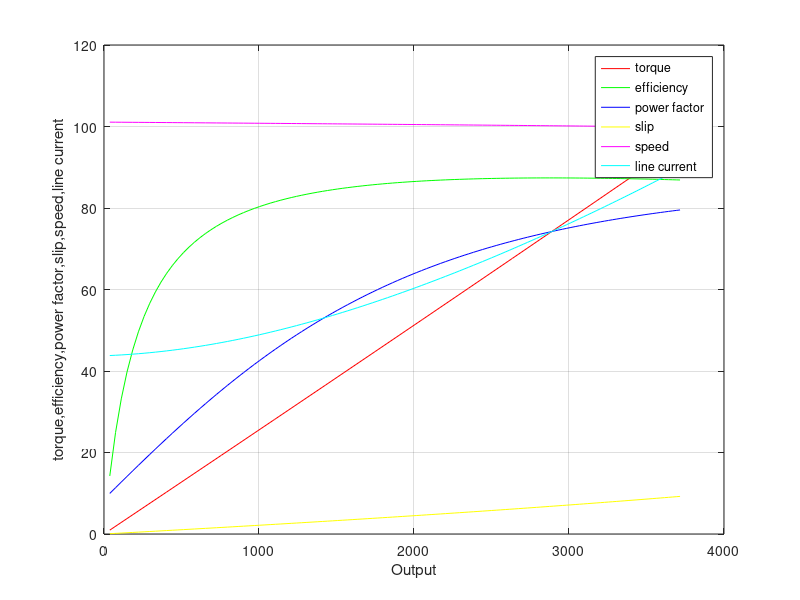

This chart was generated by the following MATLAB code:
x = 0.0001:0.001:0.012;

volt = 400;

i_2 = volt./( (9.6+1.286*(1./x)).^2 + 18.43.^2 ).^0.5;
p = i_2.^2*3*1.286.*(1./x-1);
t = p./(2*pi*1500*(1.-x)/60);

%
x1 = p;
y1 = t.*(100/25);
%

x = 0.0001:0.0001:0.012;
i2 = volt./( 9.6+1.286.*(1./x-1) + 18.43i);
i1 = 0.187 - 2.1789i;
i_2 = abs(i2);
i = i2+i1;
pf_angle = -1*angle(i);
pf = cos(pf_angle);

input = 3*volt.*abs(i).*pf;
r = 1.286*(1./x-1);
output = 3*i_2.^2.*r;
eff = (output./input).*100;

%
x2 = output;
y2 = eff;
%


i2 = volt./( 9.6+1.286.*(1./x-1) + 18.43i);
i1 = 0.187 - 2.1789i;
i_2 = abs(i2);
i = i2+i1;
pf_angle = -1*angle(i);
pf = cos(pf_angle);
r = 1.286*(1./x-1);
output = 3*i_2.^2.*r;
%
x3 = output;
y3 = pf.*(100/1);
%


i2 = volt./( 9.6+1.286.*(1./x-1) + 18.43i);
i_2 = abs(i2);
r = 1.286*(1./x-1);
output = 3*i_2.^2.*r;

%
x4 = output;
y4 = x.*(100/0.13); 
%


i2 = volt./( 9.6+1.286.*(1./x-1) + 18.43i);
i_2 = abs(i2);
r = 1.286*(1./x-1);
output = 3*i_2.^2.*r;
speed = 1500*(1.-x);

%
x5 = output;
y5 = speed.*(100/1484);
%


i2 = volt./( 9.6+1.286.*(1./x-1) + 18.43i);
i1 = 0.187 - 2.1789i;
i = i2+i1;
i_2 = abs(i2);
i_l = abs(i);
r = 1.286*(1./x-1);
output = 3*i_2.^2.*r;

%
x6 = output;
y6 = i_l.*(100/5);

%{
y1 -> torque
y2 -> efficiency
y3 -> power factor
y4 -> slip
y5 -> speed
y6 -> line current
%}

plot(x1,y1,'r',x2,y2,'g',x3,y3,'b',x4,y4,'y',x5,y5,'m',x6,y6,'c');
legend('torque','efficiency','power factor','slip','speed','line current');
ylabel('torque,efficiency,power factor,slip,speed,line current');
xlabel('Output');
grid on;